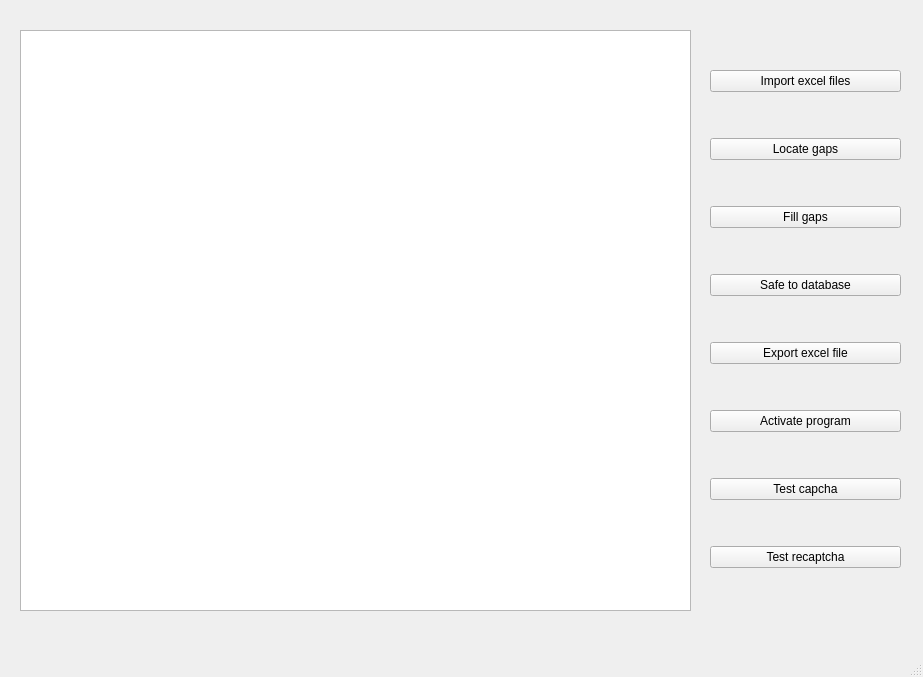
<?xml version="1.0" encoding="UTF-8"?>
<ui version="4.0">
 <class>MainWindow</class>
 <widget class="QMainWindow" name="MainWindow">
  <property name="geometry">
   <rect>
    <x>0</x>
    <y>0</y>
    <width>923</width>
    <height>677</height>
   </rect>
  </property>
  <property name="windowTitle">
   <string>MainWindow</string>
  </property>
  <widget class="QWidget" name="centralwidget">
   <widget class="QWidget" name="gridLayoutWidget_2">
    <property name="geometry">
     <rect>
      <x>710</x>
      <y>30</y>
      <width>191</width>
      <height>581</height>
     </rect>
    </property>
    <layout class="QGridLayout" name="gridLayout_2">
     <item row="1" column="0">
      <widget class="QPushButton" name="button_locate_gaps">
       <property name="text">
        <string>Locate gaps</string>
       </property>
      </widget>
     </item>
     <item row="4" column="0">
      <widget class="QPushButton" name="button_export_files">
       <property name="text">
        <string>Export excel file</string>
       </property>
      </widget>
     </item>
     <item row="0" column="0">
      <widget class="QPushButton" name="button_import_files">
       <property name="text">
        <string>Import excel files</string>
       </property>
      </widget>
     </item>
     <item row="2" column="0">
      <widget class="QPushButton" name="button_fill_gaps">
       <property name="text">
        <string>Fill gaps</string>
       </property>
      </widget>
     </item>
     <item row="3" column="0">
      <widget class="QPushButton" name="button_safe_db">
       <property name="text">
        <string>Safe to database</string>
       </property>
      </widget>
     </item>
     <item row="5" column="0">
      <widget class="QPushButton" name="button_activate">
       <property name="text">
        <string>Activate program</string>
       </property>
      </widget>
     </item>
     <item row="6" column="0">
      <widget class="QPushButton" name="button_test_capcha">
       <property name="text">
        <string>Test capcha</string>
       </property>
      </widget>
     </item>
     <item row="7" column="0">
      <widget class="QPushButton" name="button_test_recaptcha">
       <property name="text">
        <string>Test recaptcha</string>
       </property>
      </widget>
     </item>
    </layout>
   </widget>
   <widget class="QTableView" name="tableView">
    <property name="geometry">
     <rect>
      <x>20</x>
      <y>30</y>
      <width>671</width>
      <height>581</height>
     </rect>
    </property>
   </widget>
  </widget>
  <widget class="QMenuBar" name="menubar">
   <property name="geometry">
    <rect>
     <x>0</x>
     <y>0</y>
     <width>923</width>
     <height>32</height>
    </rect>
   </property>
  </widget>
  <widget class="QStatusBar" name="statusbar"/>
 </widget>
 <resources/>
 <connections/>
</ui>
